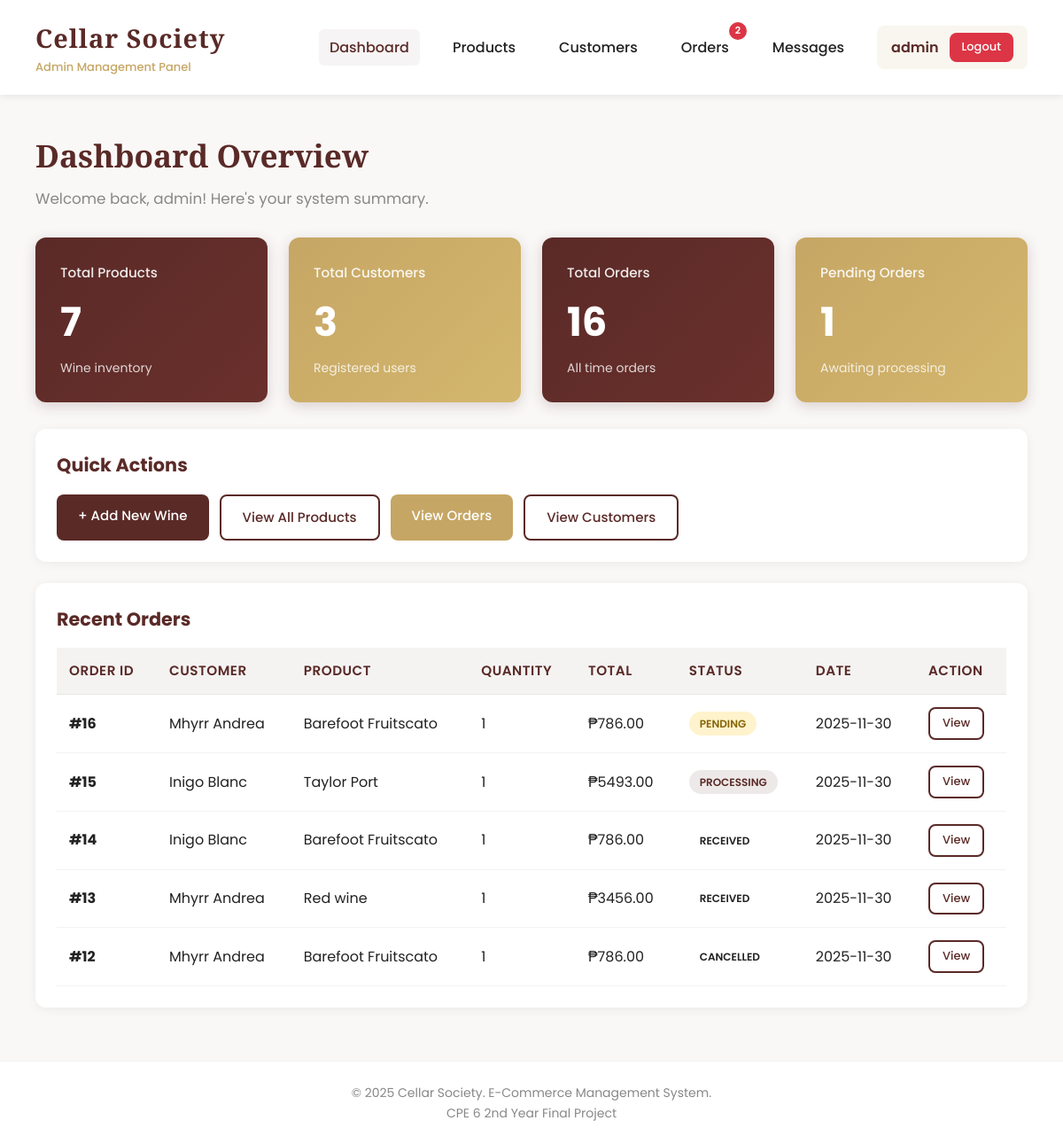
Before: /dashboard (signed in) with the older database file.
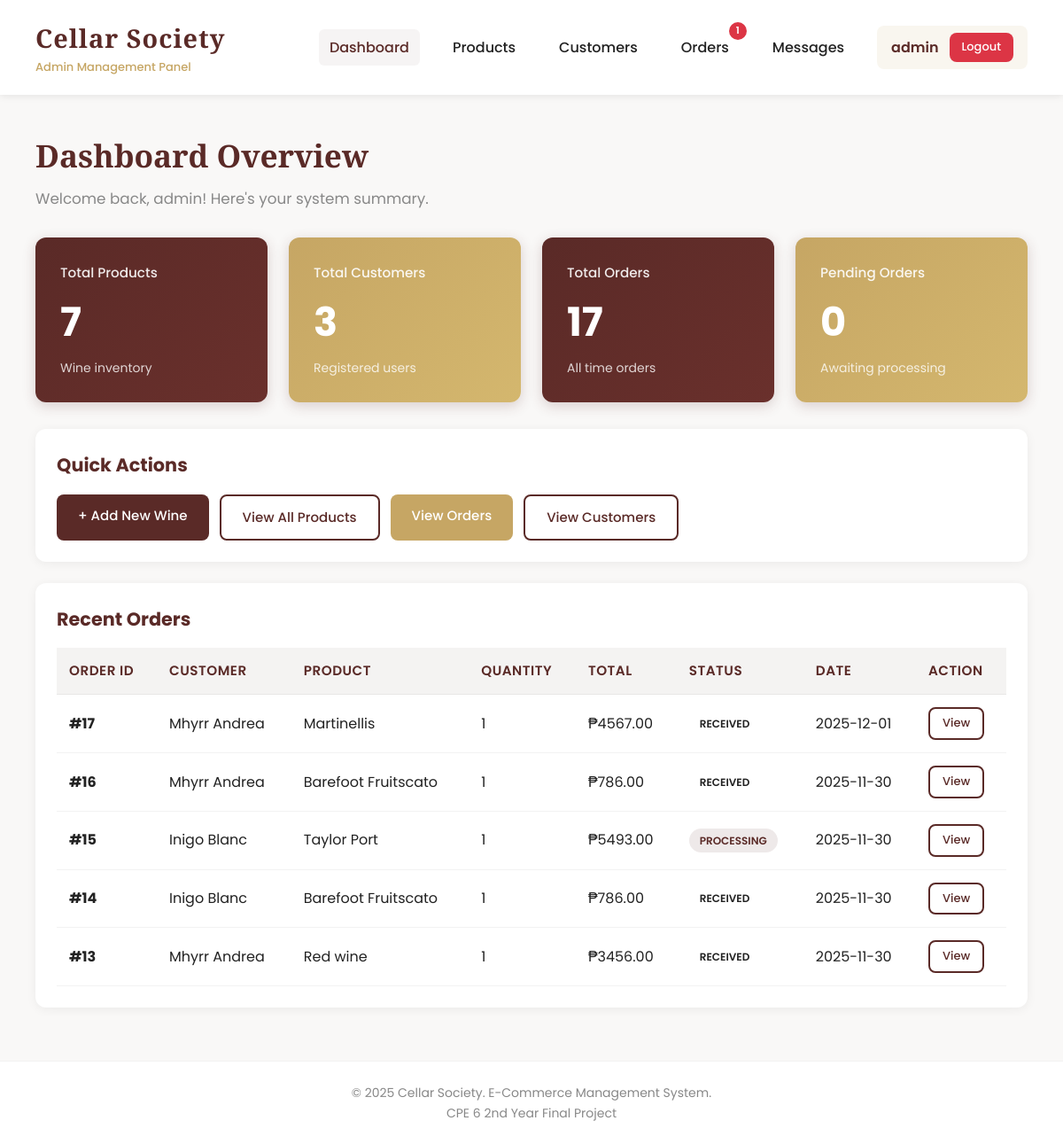
After: the same page with the newer database file.
### tables this page shows
CREATE TABLE orders (
        id INTEGER PRIMARY KEY AUTOINCREMENT,
        customer_id INTEGER NOT NULL,
        product_id INTEGER NOT NULL,
        quantity INTEGER NOT NULL,
        total_price REAL NOT NULL,
        status TEXT DEFAULT 'Pending',
        order_date TIMESTAMP DEFAULT CURRENT_TIMESTAMP, estimated_delivery_date TEXT, shipped_date TEXT,
        FOREIGN KEY (customer_id) REFERENCES customers(id),
        FOREIGN KEY (product_id) REFERENCES products(id)
    );

CREATE TABLE customers (
        id INTEGER PRIMARY KEY AUTOINCREMENT,
        name TEXT NOT NULL,
        email TEXT UNIQUE NOT NULL,
        password TEXT NOT NULL,
        phone TEXT,
        address TEXT,
        joined_at TIMESTAMP DEFAULT CURRENT_TIMESTAMP
    );

CREATE TABLE products (
        id INTEGER PRIMARY KEY AUTOINCREMENT,
        name TEXT NOT NULL,
        type TEXT NOT NULL,
        region TEXT NOT NULL,
        vintage INTEGER NOT NULL,
        price REAL NOT NULL,
        alcohol REAL NOT NULL,
        stock INTEGER NOT NULL,
        description TEXT,
        image_url TEXT,
        created_at TIMESTAMP DEFAULT CURRENT_TIMESTAMP
    );

### app.py (the view)
@app.route('/dashboard')
@login_required
def dashboard():
    conn = get_db_connection()
    total_products = conn.execute('SELECT COUNT(*) as count FROM products').fetchone()['count']
    total_customers = conn.execute('SELECT COUNT(*) as count FROM customers').fetchone()['count']
    total_orders = conn.execute('SELECT COUNT(*) as count FROM orders').fetchone()['count']
    pending_orders = conn.execute('SELECT COUNT(*) as count FROM orders WHERE status = "Pending"').fetchone()['count']
    processing_orders = conn.execute('SELECT COUNT(*) as count FROM orders WHERE status = "Processing"').fetchone()['count']
    unread_messages = conn.execute('''
        SELECT COUNT(*) as count FROM messages
        WHERE sender_type = 'customer' AND is_read = 0
    ''').fetchone()['count']
    recent_orders = conn.execute('''
        SELECT o.id, c.name as customer_name, p.name as product_name,
               o.quantity, o.total_price, o.status, o.order_date
        FROM orders o
        JOIN customers c ON o.customer_id = c.id
        JOIN products p ON o.product_id = p.id
        ORDER BY o.order_date DESC
        LIMIT 5
    ''').fetchall()
    conn.close()
    stats = {
        'total_products': total_products,
        'total_customers': total_customers,
        'total_orders': total_orders,
        'pending_orders': pending_orders,
        'processing_orders': processing_orders,
        'unread_messages': unread_messages
    }
    return render_template('admin/dashboard.html', stats=stats, recent_orders=recent_orders)

### app.py (called while the page is built)
def get_db_connection():
    conn = sqlite3.connect('cellar_society.db')
    conn.row_factory = sqlite3.Row
    return conn

def login_required(f):
    @wraps(f)
    def decorated_function(*args, **kwargs):
        if 'admin_id' not in session:
            flash('Please login first', 'error')
            return redirect(url_for('login'))
        return f(*args, **kwargs)
    return decorated_function

def get_admin_notification_counts():
    conn = get_db_connection()
    pending_orders = conn.execute('''
        SELECT COUNT(*) as count FROM orders
        WHERE status = 'Pending'
    ''').fetchone()['count']
    processing_orders = conn.execute('''
        SELECT COUNT(*) as count FROM orders
        WHERE status = 'Processing'
    ''').fetchone()['count']
    unread_messages = conn.execute('''
        SELECT COUNT(*) as count FROM messages
        WHERE sender_type = 'customer' AND is_read = 0
    ''').fetchone()['count']
    conn.close()
    total = pending_orders + processing_orders + unread_messages
    return {
        'pending_orders': pending_orders,
        'processing_orders': processing_orders,
        'unread_messages': unread_messages,
        'total': total
    }

### templates/admin/dashboard.html (shortened to what this page needs)
{% extends "admin/base.html" %}
{% block content %}
<div class="page-header">
    <h2>Dashboard Overview</h2>
    <p>Welcome back, {{ session.admin_username }}! Here's your system summary.</p>
</div>
<div class="stats-grid">
    <div class="stat-card">
        <h4>Total Products</h4>
        <div class="number">{{ stats.total_products }}</div>
        <p style="opacity: 0.8; font-size: 14px;">Wine inventory</p>
    </div>
    <div class="stat-card accent">
        <h4>Total Customers</h4>
        <div class="number">{{ stats.total_customers }}</div>
        <p style="opacity: 0.8; font-size: 14px;">Registered users</p>
    </div>
    <div class="stat-card">
        <h4>Total Orders</h4>
        <div class="number">{{ stats.total_orders }}</div>
        <p style="opacity: 0.8; font-size: 14px;">All time orders</p>
    </div>
    <div class="stat-card accent">
        <h4>Pending Orders</h4>
        <div class="number">{{ stats.pending_orders }}</div>
        <p style="opacity: 0.8; font-size: 14px;">Awaiting processing</p>
    </div>
</div>
<div class="card">
    <h3>Quick Actions</h3>
    <div style="display: flex; gap: 12px; flex-wrap: wrap;">
        <a href="{{ url_for('add_product') }}" class="btn primary">+ Add New Wine</a>
        <a href="{{ url_for('products') }}" class="btn ghost">View All Products</a>
        <a href="{{ url_for('orders') }}" class="btn accent">View Orders</a>
        <a href="{{ url_for('customers') }}" class="btn ghost">View Customers</a>
    </div>
</div>
<div class="card">
    <h3>Recent Orders</h3>
    {% if recent_orders %}
    <div class="table-container">
        <table>
            <thead>
                <tr>
                    <th>Order ID</th>
                    <th>Customer</th>
                    <th>Product</th>
                    <th>Quantity</th>
                    <th>Total</th>
                    <th>Status</th>
                    <th>Date</th>
                    <th>Action</th>
                </tr>
            </thead>
            <tbody>
                {% for order in recent_orders %}
                <tr>
                    <td><strong>#{{ order.id }}</strong></td>
                    <td>{{ order.customer_name }}</td>
                    <td>{{ order.product_name }}</td>
                    <td>{{ order.quantity }}</td>
                    <td>₱{{ "%.2f"|format(order.total_price) }}</td>
                    <td>
                        {% if order.status == 'Pending' %}
                            <span class="badge warning">{{ order.status }}</span>
                        {% elif order.status == 'Processing' %}
                            <span class="badge primary">{{ order.status }}</span>
                        {% elif order.status == 'Delivered' %}
                            <span class="badge success">{{ order.status }}</span>
                        {% else %}
                            <span class="badge">{{ order.status }}</span>
                        {% endif %}
                    </td>
                    <td>{{ order.order_date[:10] }}</td>
                    <td>
                        <a href="{{ url_for('order_detail', order_id=order.id) }}" class="btn btn-small ghost">View</a>
                    </td>
                </tr>
                {% endfor %}
            </tbody>
        </table>
    </div>
    {% else %}
    <div class="empty-state">
        <h3>No Orders Yet</h3>
        <p>Orders from customers will appear here.</p>
    </div>
    {% endif %}
</div>
{% endblock %}

Changed rows visible on the page:
no longer on this page (row unchanged): orders: id "12", customer_name "Mhyrr Andrea", product_name "Barefoot Fruitscato", quantity "1", total_price "786.00", status "CANCELLED", order_date "2025-11-30"
added orders: id "17", customer_name "Mhyrr Andrea", product_name "Martinellis", quantity "1", total_price "4567.00", status "RECEIVED", order_date "2025-12-01"
changed orders id 16: status "PENDING" → "RECEIVED"
Other visible differences:
{{ notifications.pending_orders + notifications.processing_orders }}: "2" → "1"
{{ stats.total_orders }}: "16" → "17"
{{ stats.pending_orders }}: "1" → "0"
